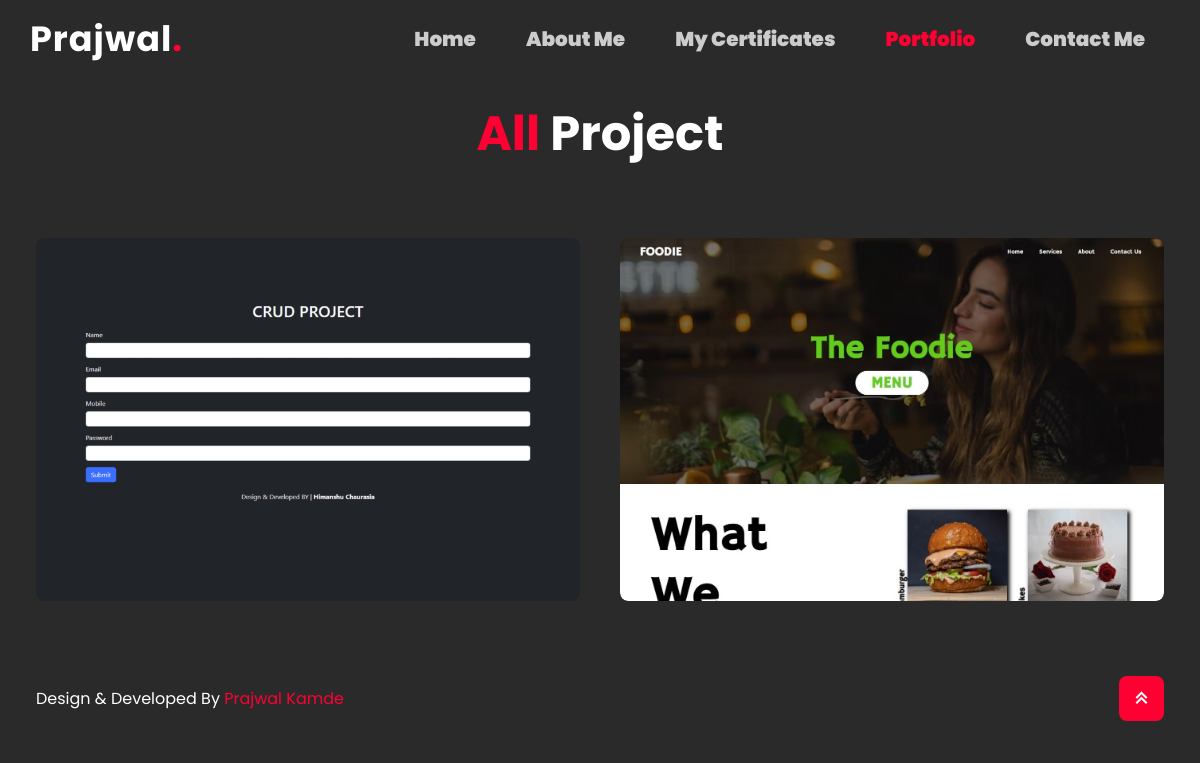
The page /portfolio/ on the database its author committed.
### App/models.py (models this page shows, shortened)
class Template(models.Model):
    logo = models.CharField(max_length=50)
    full_name = models.CharField(max_length=100)
    phone = models.IntegerField()
    email = models.EmailField(max_length=254)
    footer = models.CharField(max_length=50, null=True, default="Design By ")
    footer_hero = models.CharField(max_length=50, null=True, default=full_name)
    date = models.DateField(auto_now_add=True)
    class Meta:
        verbose_name = ("Template")
        verbose_name_plural = ("Templates")

class Portfolio(models.Model):
    image = models.ImageField(upload_to="portfolio/")
    project_name = models.CharField(max_length=250)
    description = models.CharField(max_length=500)
    link = models.CharField(max_length=500)
    class Meta:
        verbose_name = ("Portfolio")
        verbose_name_plural = ("Portfolios")

### App/views.py (the view)
# urls.py: path("portfolio/",Portfolio_page,name="portfolio"),
def Portfolio_page(request):
    template = Template.objects.last()
    portfolio = Portfolio.objects.all()
    data = {
        'template': template,
        'portfolio': portfolio,
        'navbar':'page4'
    }
    return render(request, "frontend/portfolio.html", data)

### templates/frontend/portfolio.html (shortened to what this page needs)
{% extends "master.html" %}
{% load static %}
{% block body %}
    <section class="portfolio" id="portfolio">
        <div class="main-text">
            <h2><span>All </span>Project</h2>
        </div>
        <div class="portfolio-content">
            {% for i in portfolio %}
            <div class="row">
                <img src="{{i.image.url}}">
            </div>
            {% endfor %}
        </div>
    </section>
{% endblock body %}

### templates/master.html (shortened to what this page needs)
<!DOCTYPE html>
<html lang="en" >
    {% load static %}
<head>
    <link rel="stylesheet" href="{% static 'includes/css/main.css' %}">
    <link rel="stylesheet" href="{% static 'includes/css/style.css' %}">
    <link rel="stylesheet" href="{% static 'includes/css/responsive.css' %}">
    <link rel="stylesheet" href="{% static 'includes/css/lightbox.min.css' %}">
    <link rel="stylesheet"href="https://unpkg.com/boxicons@latest/css/boxicons.min.css">
</head>
<body>
    <header>
        <a href="{% url 'home' %}" class="logo">{{template.logo}}<span>.</span></a>
        <ul class="navlist">
            <li><a href="{% url 'home' %}" class="{% if navbar == 'page1' %} active {% endif%}">Home</a></li>
            <li><a href="{% url 'about' %}" class="{% if navbar == 'page2' %} active {% endif%}" >About Me</a></li>
            <li><a href="{% url 'certificate' %}" class="{% if navbar == 'page3' %} active {% endif%}">My Certificates</a></li>
            <li><a href="{% url 'portfolio' %}" class="{% if navbar == 'page4' %} active {% endif%}">Portfolio</a></li>
            <li><a href="{% url 'contact' %}" class="{% if navbar == 'page5' %} active {% endif%}">Contact Me</a></li>
        </ul>
    </header>
    {% block body %}
    {% endblock body %}
 <footer class="footer">
    <div class="last-text">
        <p>{{template.footer}} <span >{{template.full_name}}</span></p>
    </div>
    <div class="top">
        <a href="#home"><i class='bx bx-chevrons-up'></i></a>
    </div>
</footer>
</body>
</html>

### static/includes/css/main.css (style rules this page uses)
* { padding: 0; margin: 0; box-sizing: border-box; text-decoration: none; list-style: none; scroll-behavior: smooth; font-family: 'Poppins', sans-serif; }
:root { --bg-color:#2a2a2a; --second-bg-color:#202020; --text-color:#fff; --second-color:#ccc; --main-color:#FF0032; --big-font:5rem; --h2-font:3rem; --p-font:1.1rem; }
html { scroll-behavior: smooth; }
body { background: var(--bg-color); color: var(--text-color); }

### static/includes/css/style.css (style rules this page uses)
header { position: fixed; width: 100%; top: 0; right: 0; z-index: 1000; display: flex; justify-content: space-between; align-items: center; background: transparent; padding: 22px 15%; border-bottom: 1px solid transparent; transition: all .45s ease; }
.logo { color: var(--text-color); font-size: 35px; font-weight: 700; letter-spacing: 1px; }
span { color: var(--main-color); }
.navlist { display: flex; }
.navlist a { color: var(--second-color); font-size: 20px; font-weight: 900; margin: 0 25px; transition: all .45s ease; }
.navlist a.active { color: var(--main-color); }
section { padding: 160px 15%; }
.main-text { text-align: center; }
.main-text h2 { font-size: var(--h2-font); line-height: 1; }
.portfolio-content { display: grid; grid-template-columns: repeat(auto-fit,minmax(350px,auto)); align-items: center; gap: 2.5rem; margin-top: 5rem; }
.row { position: relative; overflow: hidden; border-radius: 8px; cursor: pointer; }
.row img { width: 100%; border-radius: 8px; display: block; transition:all 0.5s ease-in-out; }
.footer { padding: 20px 15%; display: flex; flex-wrap: wrap; align-items: center; justify-content: space-between; gap: 2rem; background: var(--bg-color); }
.last-text p { color: var(--text-color); }
.top i { padding: 10px; border-radius: 8px; font-size: 25px; color: var(--text-color); background: var(--main-color); }

### static/includes/css/responsive.css (style rules this page uses)
@media (max-width: 1480px) { header { padding: 12px 2.5%; transition: .1s; } }
@media (max-width: 1480px) { section { padding: 110px 3% 60px; } }
@media (max-width: 1480px) { .footer { padding: 15px 3%; } }

### rows shown on the page
Template: logo "Prajwal", footer "Design & Developed By", full_name "Prajwal Kamde"
Portfolio: image (picture)
Portfolio: image (picture)
